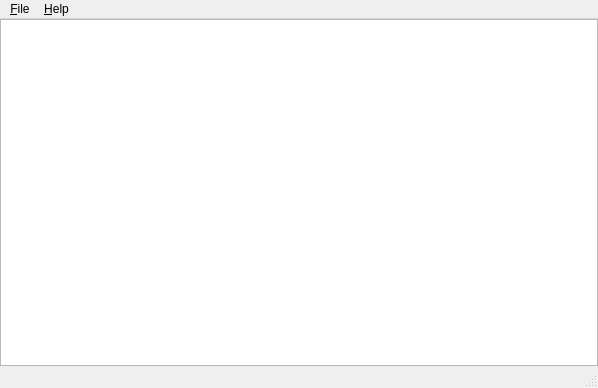
<ui version="4.0" >
 <class>MainWindow</class>
 <widget class="QMainWindow" name="MainWindow" >
  <property name="geometry" >
   <rect>
    <x>0</x>
    <y>0</y>
    <width>598</width>
    <height>388</height>
   </rect>
  </property>
  <property name="windowTitle" >
   <string>MainWindow</string>
  </property>
  <widget class="QWidget" name="centralwidget" >
   <layout class="QVBoxLayout" >
    <property name="leftMargin" >
     <number>0</number>
    </property>
    <property name="topMargin" >
     <number>0</number>
    </property>
    <property name="rightMargin" >
     <number>0</number>
    </property>
    <property name="bottomMargin" >
     <number>0</number>
    </property>
    <item>
     <widget class="QTextEdit" name="textEdit" >
      <property name="lineWrapMode" >
       <enum>QTextEdit::NoWrap</enum>
      </property>
     </widget>
    </item>
   </layout>
  </widget>
  <widget class="QMenuBar" name="menubar" >
   <property name="geometry" >
    <rect>
     <x>0</x>
     <y>0</y>
     <width>598</width>
     <height>25</height>
    </rect>
   </property>
   <widget class="QMenu" name="menu_File" >
    <property name="title" >
     <string>&amp;File</string>
    </property>
    <addaction name="action_Quit" />
   </widget>
   <widget class="QMenu" name="menu_Help" >
    <property name="title" >
     <string>&amp;Help</string>
    </property>
    <addaction name="action_Help" />
    <addaction name="actionShow_contents" />
    <addaction name="action_Seach_Help" />
   </widget>
   <addaction name="menu_File" />
   <addaction name="menu_Help" />
  </widget>
  <widget class="QStatusBar" name="statusbar" />
  <action name="action_Quit" >
   <property name="text" >
    <string>&amp;Quit</string>
   </property>
  </action>
  <action name="actionShow_contents" >
   <property name="text" >
    <string>Show &amp;contents</string>
   </property>
  </action>
  <action name="action_Help" >
   <property name="text" >
    <string>&amp;Help</string>
   </property>
   <property name="shortcut" >
    <string>Ctrl+F1</string>
   </property>
  </action>
  <action name="action_Seach_Help" >
   <property name="text" >
    <string>&amp;Seach Help</string>
   </property>
  </action>
 </widget>
 <resources/>
 <connections/>
</ui>
